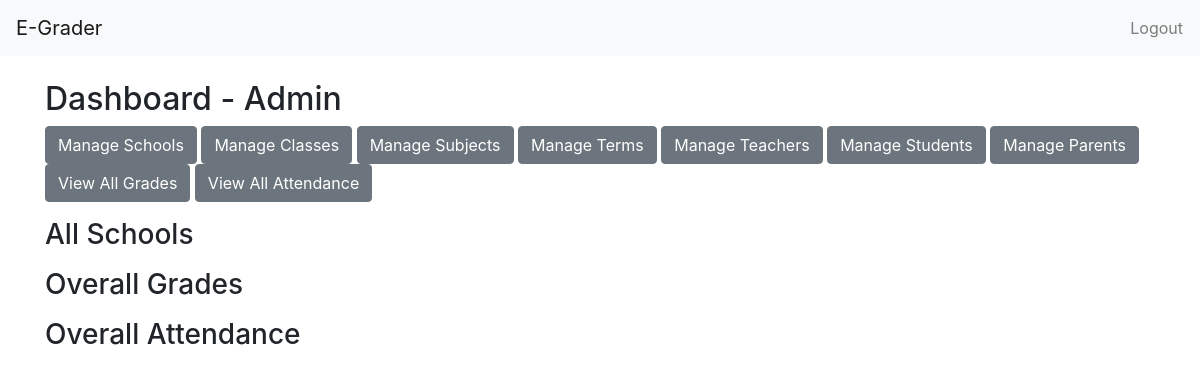
The page / (signed in) on the database as committed earlier.
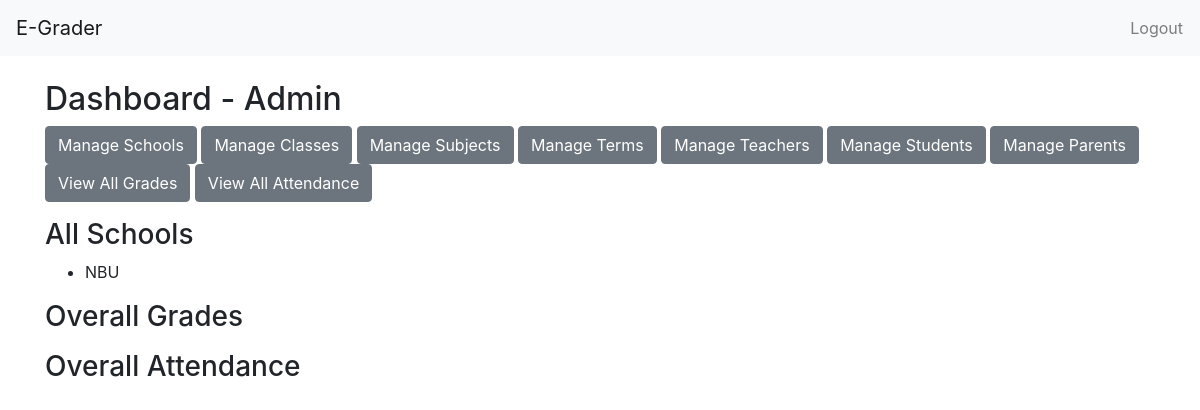
The same page on the database as committed later.
### core/models.py (models this page shows, shortened)
class User(AbstractUser):
    role = models.CharField(max_length=20, choices=ROLE_CHOICES)

class School(models.Model):
    name = models.CharField(max_length=255)
    address = models.TextField()

### core/views.py (the view)
# urls.py: path('', DashboardView.as_view(), name='dashboard'),
@method_decorator(login_required, name='dispatch')
class DashboardView(TemplateView):
    template_name = 'dashboard.html'
    def get_context_data(self, **kwargs):
        context = super().get_context_data(**kwargs)
        user = self.request.user
        role = user.role
        context['role'] = role
        if role == 'teacher':
            context['grades'] = Grade.objects.filter(teacher__user=user)
            context['attendance'] = Attendance.objects.filter(teacher__user=user)
        elif role == 'parent':
            context['grades'] = Grade.objects.filter(student__parents__user=user)
            context['attendance'] = Attendance.objects.filter(student__parents__user=user)
        elif role == 'student':
            context['grades'] = Grade.objects.filter(student__user=user)
            context['attendance'] = Attendance.objects.filter(student__user=user)
        elif role in ['director', 'admin']:
            context['schools'] = School.objects.all()
            context['grades'] = Grade.objects.all()
            context['attendance'] = Attendance.objects.all()
        return context

### templates/dashboard.html (shortened to what this page needs)
{% extends 'base.html' %}
{% block content %}
<h2>Dashboard - {{ role|title }}</h2>
{% if role == 'director' or role == 'admin' %}
    <div class="mb-3">
        <a class="btn btn-secondary" href="{% url 'school_list' %}">Manage Schools</a>
        <a class="btn btn-secondary" href="{% url 'classyear_list' %}">Manage Classes</a>
        <a class="btn btn-secondary" href="{% url 'subject_list' %}">Manage Subjects</a>
        <a class="btn btn-secondary" href="{% url 'term_list' %}">Manage Terms</a>
        <a class="btn btn-secondary" href="{% url 'teacher_list' %}">Manage Teachers</a>
        <a class="btn btn-secondary" href="{% url 'student_list' %}">Manage Students</a>
        <a class="btn btn-secondary" href="{% url 'parent_list' %}">Manage Parents</a>
        <a class="btn btn-secondary" href="{% url 'grade_list' %}">View All Grades</a>
        <a class="btn btn-secondary" href="{% url 'attendance_list' %}">View All Attendance</a>
    </div>
    <h3>All Schools</h3>
    <ul>
    {% for school in schools %}
        <li>{{ school.name }}</li>
    {% endfor %}
    </ul>
    <h3>Overall Grades</h3>
    <h3>Overall Attendance</h3>
{% endif %}
{% endblock %}

### templates/base.html (shortened to what this page needs)
<!DOCTYPE html>
<html lang="en">
<head>
    <link rel="stylesheet" href="https://stackpath.bootstrapcdn.com/bootstrap/4.5.2/css/bootstrap.min.css">
</head>
<body>
<nav class="navbar navbar-expand-lg navbar-light bg-light">
    <a class="navbar-brand" href="{% url 'dashboard' %}">E-Grader</a>
    <div class="collapse navbar-collapse">
        <ul class="navbar-nav ml-auto">
            {% if user.is_authenticated %}
                <li class="nav-item">
                    <form method="post" action="{% url 'logout' %}" style="display:inline;">
                        <button type="submit" class="nav-link btn btn-link" style="padding:0;">Logout</button>
                    </form>
                </li>
            {% else %}
                <li class="nav-item"><a class="nav-link" href="{% url 'login' %}">Login</a></li>
                <li class="nav-item"><a class="nav-link" href="{% url 'signup' %}">Sign Up</a></li>
            {% endif %}
        </ul>
    </div>
</nav>
<div class="container mt-4">
    {% block content %}{% endblock %}
</div>
</body>
</html>

Rows that differ between the two databases and show on the page:
added School: name "NBU"
